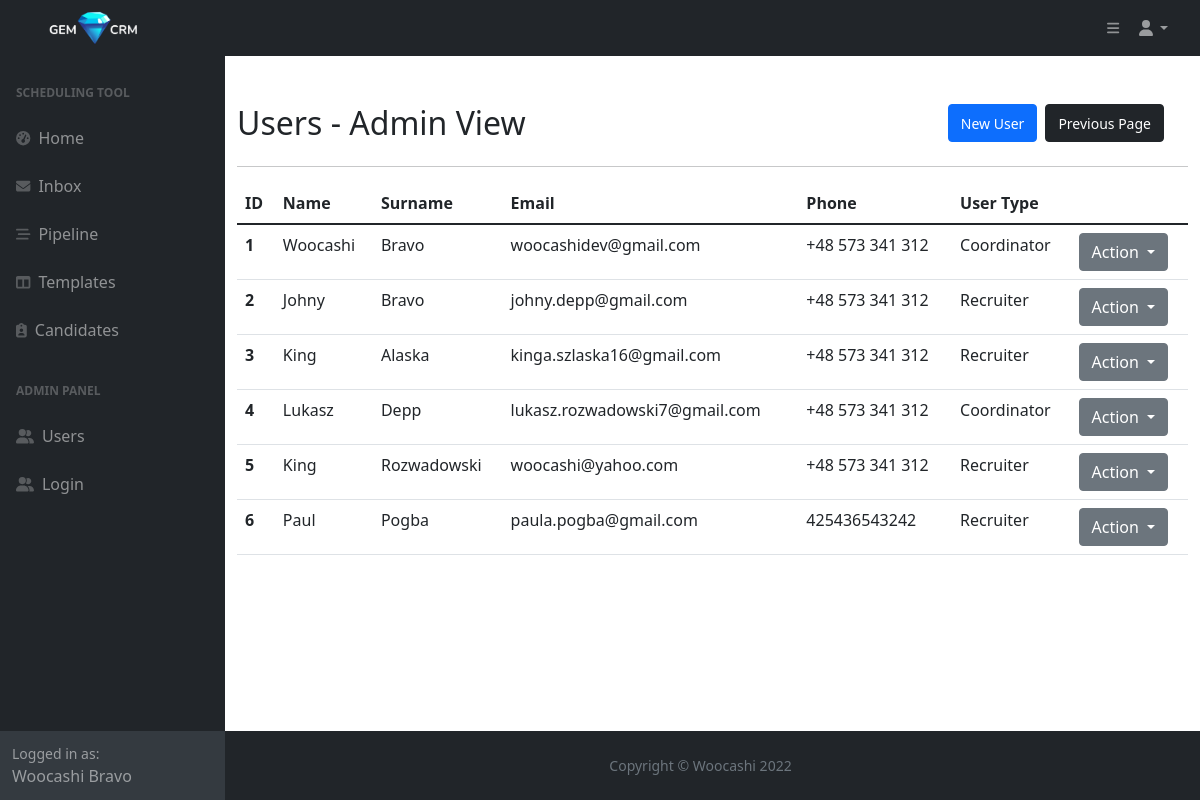
The app's page /users (signed in) with its own data.
### main.py (models this page shows)
class User(db.Model, UserMixin, Base):
    __tablename__="users"
    id = db.Column(db.Integer, primary_key=True)
    first_name = db.Column(db.String, nullable=False)
    last_name = db.Column(db.String, nullable=False)
    full_name = db.Column(db.String, nullable=False)
    email = db.Column(db.String, nullable=False, unique=True)
    phone = db.Column(db.String, nullable=False)
    type = db.Column(db.String, nullable=False)
    password = db.Column(db.String, nullable=False)
    templates = relationship("Template", back_populates="created_by")
    candidates = relationship("Candidate", back_populates="created_by")
    tasks_sent = relationship("Task", primaryjoin="User.id==Task.sender_id", back_populates="from_user")
    tasks_received = relationship("Task", primaryjoin="User.id==Task.recipient_id", back_populates="to_user")
    tasks_delegated = relationship("Task", primaryjoin="User.id==Task.delegate_id", back_populates="delegated_by")
    message = relationship("Message", primaryjoin="Message.user_id==User.id", back_populates="user")

### main.py (the view)
@app.route('/users')
@login_required
def users():
    users = db.session.query(User).all()
    return render_template('users.html', users=users)

### main.py (called while the page is built)
@login_manager.user_loader
def load_user(user_id):
    try:
        return User.query.get(user_id)
    except:
        return None

### templates/users.html (shortened to what this page needs)
{% import "bootstrap/wtf.html" as wtf %}
{% include 'header.html' %}
	<main>
		<div class="container mt-4">
			<div class="row d-flex align-items-center">
				<div class="row d-flex justify-content-between">
					<div class="col">
						<h2 class="mt-4">Users - Admin View</h2>
					</div>
					<div class="col d-flex justify-content-end mt-4">
						<span><a class="btn btn-primary ms-2" href="{{url_for('user_new', form=form)}}"><small>New User</small></a></span>
						<span><a class="btn btn-dark ms-2" href="javascript:history.back()"><small>Previous Page</small></a></span>
					</div>
				</div>
			</div>
			<hr>
			{% if users|length == 0 %}
			<p>There are no users registered in this CRM environment</p>
			{% else %}
			<table class="table">
				  <thead>
				    <tr>
				      <th scope="col">ID</th>
				      <th scope="col">Name</th>
				      <th scope="col">Surname</th>
				      <th scope="col">Email</th>
					    <th scope="col">Phone</th>
					    <th scope="col">User Type</th>
				    </tr>
				  </thead>
				  <tbody>
				  {% for user in users %}
				    <tr>
				      <th scope="row">{{user.id}}</th>
				      <td>{{user.first_name}}</td>
				      <td>{{user.last_name}}</td>
				      <td>{{user.email}}</td>
					    <td>{{user.phone}}</td>
					    <td>{{user.type}}</td>
					    <td>
						    <div class="dropdown">
							  <button class="btn btn-secondary dropdown-toggle" type="button" data-bs-toggle="dropdown" aria-expanded="false">
							    Action
							  </button>
							</div>
					    </td>
				    </tr>
				  {% endfor %}
				  </tbody>
				</table>
			{% endif %}
		</div>
	</main>
{% include 'footer.html' %}

### templates/header.html (shortened to what this page needs)
<!DOCTYPE html>
<html lang="en">
    <head>
        <link href="https://cdn.jsdelivr.net/npm/simple-datatables@latest/dist/style.css" rel="stylesheet" />
        <link href="{{ url_for('static', filename='css/styles.css') }}" rel="stylesheet" />
    </head>
    <body class="sb-nav-fixed">
        <nav class="sb-topnav d-flex justify-content-between navbar navbar-expand navbar-dark bg-dark">
                <a class="navbar-brand ps-3" href="{{ url_for('home') }}"><img class="img-fluid gem-logo" src="{{url_for('static', filename='assets/img/logo-white.png')}}" alt="logo"></a>
                 <div class="d-flex">
                <button class="btn btn-link btn-sm order-1 order-lg-0 me-4 me-lg-0" id="sidebarToggle" ><i class="fas fa-bars"></i></button>
            <ul class="navbar-nav ms-auto ms-md-0 me-3 me-lg-4">
                <li class="nav-item dropdown">
                    <a class="nav-link dropdown-toggle" id="navbarDropdown" href="#" role="button" data-bs-toggle="dropdown" aria-expanded="false"><i class="fas fa-user fa-fw"></i></a>
                </li>
            </ul>
                </div>
        </nav>
        <div id="layoutSidenav">
            <div id="layoutSidenav_nav">
                <nav class="sb-sidenav accordion sb-sidenav-dark" id="sidenavAccordion">
                    <div class="sb-sidenav-menu">
                        <div class="nav">
                            <div class="sb-sidenav-menu-heading">Scheduling tool</div>
                            <a class="nav-link" href={{url_for('home')}}>
                                <div class="sb-nav-link-icon"><i class="fas fa-tachometer-alt"></i></div>
                                Home
                            <a class="nav-link" href="{{url_for('inbox')}}">
                                <div class="sb-nav-link-icon"><i class="fa-solid fa-envelope"></i></div>
                                Inbox
                            </a>
                            <a class="nav-link" href={{url_for('pipeline')}}>
                                <div class="sb-nav-link-icon"><i class="fa-solid fa-bars-staggered"></i></div>
                                Pipeline
                            </a>
                            <a class="nav-link" href={{url_for('templates')}}>
                                <div class="sb-nav-link-icon"><i class="fas fa-columns"></i></div>
                                Templates
                            </a>
                            <a class="nav-link" href={{url_for('candidates')}}>
                                <div class="sb-nav-link-icon me-2"><i class="fa-solid fa-clipboard-user"></i></div>
                                Candidates
                            </a>
                            <div class="sb-sidenav-menu-heading">ADMIN PANEL</div>
                            <a class="nav-link" href="{{url_for('users')}}">
                                <div class="sb-nav-link-icon"><i class="fa-solid fa-user-group"></i></div>
                                Users
                            </a>
                            <a class="nav-link" href="{{url_for('login')}}">
                                <div class="sb-nav-link-icon"><i class="fa-solid fa-user-group"></i></div>
                                Login
                            </a>
                        </div>
                    </div>
                    {% if current_user %}
                    <div class="sb-sidenav-footer">
                        <div class="small">Logged in as:</div>
                        {{current_user.first_name}} {{current_user.last_name}}
                    </div>
                    {% endif %}
                </nav>
            </div>
            <div id="layoutSidenav_content">

### records on screen
User: first_name "Woocashi", last_name "Bravo", id "1", email "woocashidev@gmail.com", phone "+48 573 341 312", type "Coordinator"
User: id "2", first_name "Johny", last_name "Bravo", email "johny.depp@gmail.com", phone "+48 573 341 312", type "Recruiter"
User: id "3", first_name "King", last_name "Alaska", email "kinga.szlaska16@gmail.com", phone "+48 573 341 312", type "Recruiter"
User: id "4", first_name "Lukasz", last_name "Depp", email "lukasz.rozwadowski7@gmail.com", phone "+48 573 341 312", type "Coordinator"
User: id "5", first_name "King", last_name "Rozwadowski", email "woocashi@yahoo.com", phone "+48 573 341 312", type "Recruiter"
User: id "6", first_name "Paul", last_name "Pogba", email "paula.pogba@gmail.com", phone "425436543242", type "Recruiter"
